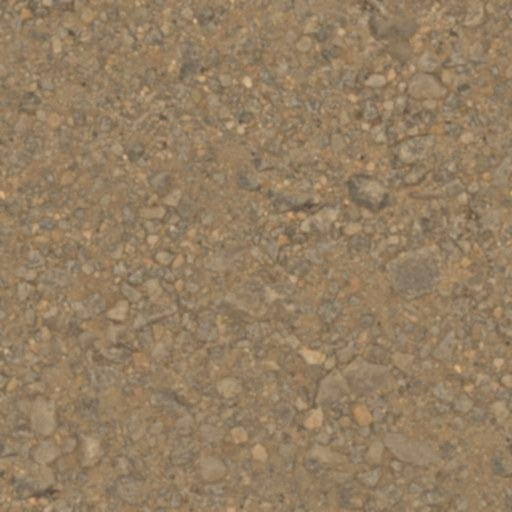
#> input picture bannieres/outils/ressources/bases/sol_rude.jpg, 512 x 512 px
$ python palette.py ../../../bannieres/outils/ressources/bases/sol_rude.jpg
#> lines starting #> are read from the running program, lines starting #| are printed output that depends on the picture
"""Teinte et saturation moyennes des pixels « verts » (herbe, feuillage) d'une capture — critère de la revue artistique du 16/11
(cible « maquette réaliste » : teinte 78-92°, saturation ≤ 0,45). Usage : python3 palette.py capture.png [autre.png …]"""
import sys,colorsys
from PIL import Image
for f in sys.argv[1:]:
    im=Image.open(f).convert('RGB');w,h=im.size;im=im.crop((0,int(h*0.18),w,int(h*0.86))).resize((w//4,int(h*0.68)//4))
#> further down, im is the input picture: PIL image 512x512 RGB; mean R, G, B 148.6, 126.6, 98.2
#> after `w, h = im.size`: w = 512; h = 512
#> after `im = im.crop((0, int(h * 0.18), w, int(h * 0.86))).resize((w // 4, int`:
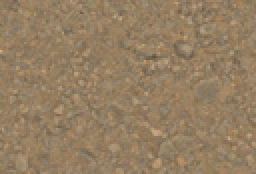
#> im: PIL image 128x87 RGB (shown 2 times larger); mean R, G, B 148.6, 126.6, 98.2
    n=0;hs=ss=sl=0.0;toits_bleus=0;tot=0
    for r,g,b in (im.get_flattened_data() if hasattr(im,'get_flattened_data') else im.getdata()):
        H,S,V=colorsys.rgb_to_hsv(r/255,g/255,b/255);tot+=1
        if 50/360<=H<=160/360 and S>0.15 and V>0.12:n+=1;hs+=H*360;ss+=S;sl+=colorsys.rgb_to_hls(r/255,g/255,b/255)[2]
        if 200/360<=H<=235/360 and S>0.35 and V>0.25:toits_bleus+=1
#> this loop made 11136 passes
#> (r, g, b, H, S, V) on passes 1 to 3: (143, 120, 88, 0.097, 0.385, 0.561), (141, 119, 91, 0.0933, 0.355, 0.553), (137, 117, 92, 0.0926, 0.328, 0.537)
#> after the loop, hs = 0; n = 0; sl = 0; ss = 0; toits_bleus = 0; tot = 11136
    print(f"{f}: verts {100*n/tot:.0f} % · teinte {hs/max(n,1):.0f}° · saturation {ss/max(n,1):.2f} (TSV ; TSL {sl/max(n,1):.2f}) · bleu saturé {100*toits_bleus/tot:.1f} % des pixels")
#| ../../../bannieres/outils/ressources/bases/sol_rude.jpg: verts 0 % · teinte 0° · saturation 0.00 (TSV ; TSL 0.00) · bleu saturé 0.0 % des pixels
